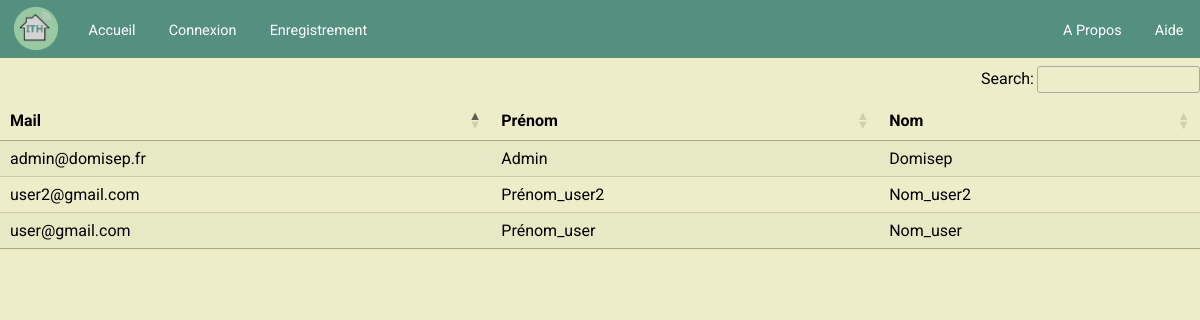
The app's page / (signed in) with its own data.
### tables this page shows
CREATE TABLE IF NOT EXISTS `utilisateur` (
  `id_u` int(11) NOT NULL AUTO_INCREMENT,
  `email_u` varchar(150) NOT NULL,
  `prenom_u` varchar(100) NOT NULL,
  `nom_u` varchar(100) NOT NULL,
  `mdp_u` varchar(100) NOT NULL,
  `telephone_u` int(10) DEFAULT NULL,
  `photo_u` varchar(200) DEFAULT NULL,
  PRIMARY KEY (`id_u`) USING BTREE,
  UNIQUE KEY `email_u` (`email_u`)
);

### app/index.php (called while the page is built, shortened)
<?php
$router = new Routeur($_GET['currentPageUrl']);
$router->get('/', function(){ $controleur = new ControleurAccueil();
    $controleur->affichageAccueil(); });
$router->get('/accueil', function(){ $controleur = new ControleurAccueil();
    $controleur->affichageAccueil(); });
$router->get('/apropos', function(){ $controleur = new ControleurAide();
    $controleur->affichageApropos(); });
$router->get('/aide', function(){ $controleur = new ControleurAide();
    $controleur->affichageAide(); });
$router->post('/aide', function(){ $controleur = new ControleurAide();
    $controleur->affichageAide(); });
$router->get('/connexion', function(){ $controleur = new ControleurAuthentification;
    $controleur->affichageConnexion(); });
$router->post('/connexion', function(){ $controleur = new ControleurAuthentification;
    $controleur->affichageConnexion(); });
$router->get('/enregistrement', function(){ $controleur = new ControleurAuthentification;
    $controleur->affichageEnregistrement(); });
$router->post('/enregistrement', function(){ $controleur = new ControleurAuthentification;
    $controleur->affichageEnregistrement(); });
$router->get('/profil', function(){ if(isset($_SESSION['id_u'])) { $controleur = new ControleurUtilisateur;
    $controleur->affichageMonCompte($_SESSION['id_u']); }});
$router->post('/profil', function(){ if(isset($_SESSION['id_u'])) { $controleur = new ControleurUtilisateur;
    $controleur->affichageMonCompte($_SESSION['id_u']); }});
$router->get('/statistiques', function(){ $controleur = new ControleurMaMaison;
    $controleur->affichageStatistiques(); });
$router->post('/tableau-de-bord', function(){ $controleur = new ControleurMaMaison;
    $controleur->affichageTableauDeBord(); });
$router->get('/tableau-de-bord', function(){ $controleur = new ControleurMaMaison;
    $controleur->affichageTableauDeBord(); });
$router->get('/editer', function(){ $controleur = new ControleurMaMaison;
    $controleur->affichageEditerMaMaison(); });
$router->post('/editer', function(){ $controleur = new ControleurMaMaison;
    $controleur->affichageEditerMaMaison(); });
$router->get('/deconnexion', function(){ $controleur = new ControleurAuthentification;
    $controleur->affichageDeconnexion(); });
$router->get('/:id', function($id){ $controleur = new ControleurUtilisateur;
    $controleur->affichageUtilisateur($id); });
$router->post('/:id', function($id){ $controleur = new ControleurUtilisateur;
    $controleur->affichageUtilisateur($id); });
$router->run();

### app/Route.php (called while the page is built)
<?php
class Route
{
    private $path;
    private $callback;
    private $urlParams = [];
    public function __construct($path, $callback){
        $this->path = trim($path, '/');
        $this->callback = $callback;
    }
    public function match($url){
        $url = trim($url, '/');
        $path = preg_replace('#:([\w]+)#', '([^/]+)', $this->path);
        $regex = "#^$path$#i";
        if(!preg_match($regex, $url, $urlParams)){
            return false;
        }
        array_shift($urlParams);
        $this->urlParams = $urlParams;
        return true;
    }
    public function call(){
        return call_user_func_array($this->callback, $this->urlParams);
    }
}

### app/Routeur.php (called while the page is built, shortened)
<?php
require_once 'Route.php';
require_once 'Vues/vue.php';
class Routeur{
    private $currentPageUrl;
    private $routes = [];
    public function __construct($currentPageUrl){
        $this->currentPageUrl = $currentPageUrl;
    }
    public function get($path, $callback){
        $route = new Route($path, $callback);
        $this->routes["GET"][] = $route;
    }
    public function post($path, $callback){
        $route = new Route($path, $callback);
        $this->routes["POST"][] = $route;
    }
    public function run(){
        foreach($this->routes[$_SERVER['REQUEST_METHOD']] as $route){
            if($route->match($this->currentPageUrl)){
                return $route->call();
            }
        }
    }
}

### app/Modeles/modele.php (called while the page is built)
<?php
abstract class Modele {
  private $bdd;
  protected function executerRequete($sql, $parametres = null) {
    if ($parametres == null){
      $resultat = $this->getBdd()->query($sql);
    }
    else {
      $resultat = $this->getBdd()->prepare($sql);
      $resultat->execute($parametres);
    }
    return $resultat;
  }
  private function getBdd() {
    if ($this->bdd == null) {
      $this->bdd = new PDO("mysql:host=localhost; dbname=ith; charset=utf8", 'root', 'root', array(PDO::ATTR_ERRMODE => PDO::ERRMODE_EXCEPTION));
    }
    return $this->bdd;
  }
}

### app/Modeles/utilisateurs.php (called while the page is built, shortened)
<?php
require_once "Modeles/modele.php";
class Utilisateurs extends Modele {
  public function chercherUtilisateurs(){
    $sql = "SELECT email_u, prenom_u, nom_u, id_u FROM utilisateur";
    $resultatRequete = $this->executerRequete($sql)->fetchAll(PDO::FETCH_ASSOC);
    return $resultatRequete;
  }
}

### app/Vues/vueAccueil.php (the view, shortened to what this page needs)
<?php if (isset($_SESSION['id']) && $_SESSION['id'] == 1): ?>
  <link rel="stylesheet" type="text/css" href="//cdn.datatables.net/1.10.16/css/jquery.dataTables.css">
  <table id="myTable" class="hover row-border stripe">
    <thead>
      <tr>
        <th>Mail</th>
        <th>Prénom</th>
        <th>Nom</th>
      </tr>
    </thead>
    <tbody>
      <?php foreach ($donnees as $key => $value): ?>
          <tr onclick="window.location.href='/ITH/<?php echo $value['id_u'] ?>' ">
            <td> <?php echo $value['email_u'] ?> </td>
            <td> <?php echo $value['prenom_u'] ?> </td>
            <td> <?php echo $value['nom_u'] ?> </td>
          </tr>
      <?php endforeach; ?>
    </tbody>
  </table>
<?php endif; ?>

### public/css/framework.css (style rules this page uses)
* { box-sizing: border-box; }

### public/css/header.css (style rules this page uses)
* { margin: 0; padding: 0; font-family: 'Roboto', sans-serif; }

### public/css/Theme.css (style rules this page uses)
body { background-color: #EDEEC9; font-family: 'Roboto'; }

### records on screen
utilisateur: email_u "admin@domisep.fr", prenom_u "Admin", nom_u "Domisep"
utilisateur: email_u "user@gmail.com", prenom_u "Prénom_user", nom_u "Nom_user"
utilisateur: email_u "user2@gmail.com", prenom_u "Prénom_user2", nom_u "Nom_user2"
